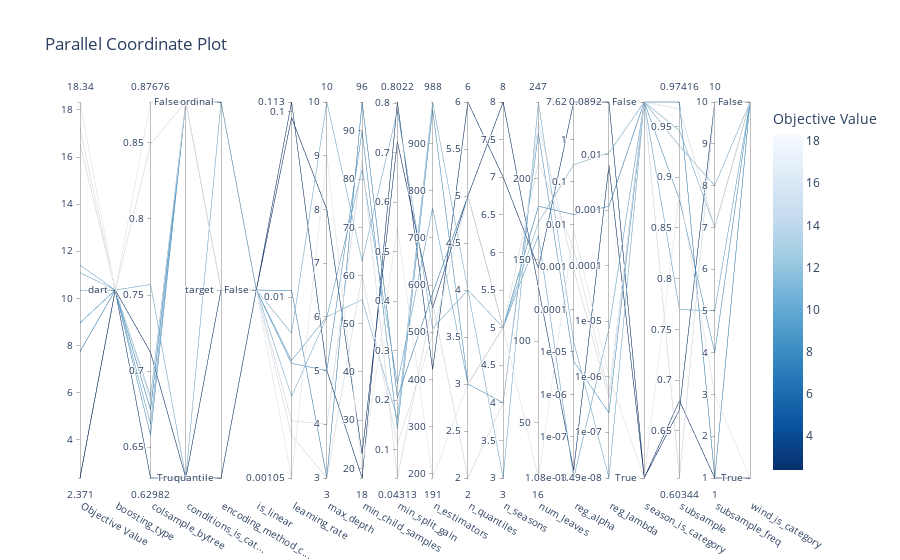

The notebook cell saved with this chart:
### Code cell
vis.plot_parallel_coordinate(temp_study)

### Figure 1 — Plotly figure (JSON) as saved in the notebook; plotly's stock layout.template omitted (floating-point values rounded to 4 significant figures)
{"data": [{"dimensions": [{"label": "Objective Value", "range": [2.371, 18.34], "values": [2.371, 18.34, 2.386, 11.41, 10.32, 17.22, 7.742, 16.56, 8.958, 11.09]}, {"label": "boosting_type", "range": [0, 0], "ticktext": ["dart"], "tickvals": [0], "values": [0, 0, 0, 0, 0, 0, 0, 0, 0, 0]}, {"label": "colsample_bytree", "range": [0.6298, 0.8768], "values": [0.6298, 0.8768, 0.7123, 0.6834, 0.6653, 0.8491, 0.6746, 0.681, 0.658, 0.7569]}, {"label": "conditions_is_cat...", "range": [0, 1], "ticktext": ["True", "False"], "tickvals": [0, 1], "values": [0, 1, 0, 1, 1, 1, 1, 1, 1, 0]}, {"label": "encoding_method_c...", "range": [0, 2], "ticktext": ["quantile", "target", "ordinal"], "tickvals": [0, 1, 2], "values": [0, 1, 1, 2, 2, 1, 1, 1, 1, 2]}, {"label": "is_linear", "range": [0, 0], "ticktext": ["False"], "tickvals": [0], "values": [0, 0, 0, 0, 0, 0, 0, 0, 0, 0]}, {"label": "learning_rate", "range": [-2.977, -0.9471], "ticktext": ["0.00105", "0.01", "0.1", "0.113"], "tickvals": [-2.977, -2, -1, -0.9471], "values": [-0.9471, -2.977, -1.031, -2.536, -2.342, -2.747, -1.965, -2.669, -2.358, -2.195]}, {"label": "max_depth", "range": [3, 10], "values": [5, 9, 8, 6, 6, 3, 3, 4, 5, 10]}, {"label": "min_child_samples", "range": [18, 96], "values": [18, 20, 23, 55, 82, 60, 96, 84, 90, 63]}, {"label": "min_split_gain", "range": [0.04313, 0.8022], "values": [0.8022, 0.5487, 0.7225, 0.1624, 0.2334, 0.1113, 0.2054, 0.04313, 0.1422, 0.7851]}, {"label": "n_estimators", "range": [191, 988], "values": [421, 191, 552, 988, 763, 494, 583, 562, 972, 508]}, {"label": "n_quantiles", "range": [2, 6], "values": [6, 3, 5, 4, 3, 5, 5, 2, 3, 4]}, {"label": "n_seasons", "range": [3, 8], "values": [7, 5, 8, 5, 5, 5, 5, 4, 4, 3]}, {"label": "num_leaves", "range": [16, 247], "values": [145, 16, 133, 173, 165, 210, 183, 234, 228, 247]}, {"label": "reg_alpha", "range": [-7.965, 0.882], "ticktext": ["1.08e-08", "1e-07", "1e-06", "1e-05", "0.0001", "0.001", "0.01", "0.1", "1", "7.62"], "tickvals": [-7.965, -7, -6, -5, -4, -3, -2, -1, 0, 0.882], "values": [0.882, -2.132, -7.781, -0.5944, -7.965, -2.569, -1.766, -3.051, -5.219, -4.761]}, {"label": "reg_lambda", "range": [-7.826, -1.05], "ticktext": ["1.49e-08", "1e-07", "1e-06", "1e-05", "0.0001", "0.001", "0.01", "0.0892"], "tickvals": [-7.826, -7, -6, -5, -4, -3, -2, -1.05], "values": [-1.05, -5.982, -2.191, -1.967, -5.141, -6.286, -2.929, -6.378, -6.651, -7.826]}, {"label": "season_is_category", "range": [0, 1], "ticktext": ["True", "False"], "tickvals": [0, 1], "values": [0, 0, 0, 1, 1, 1, 1, 1, 1, 1]}, {"label": "subsample", "range": [0.6034, 0.9742], "values": [0.6795, 0.8849, 0.6708, 0.9307, 0.7696, 0.9673, 0.9742, 0.6034, 0.878, 0.946]}, {"label": "subsample_freq", "range": [1, 10], "values": [1, 3, 10, 8, 5, 7, 1, 10, 4, 7]}, {"label": "wind_is_category", "range": [0, 1], "ticktext": ["True", "False"], "tickvals": [0, 1], "values": [0, 0, 1, 1, 1, 1, 1, 1, 1, 1]}], "labelangle": 30, "labelside": "bottom", "line": {"color": [2.371, 18.34, 2.386, 11.41, 10.32, 17.22, 7.742, 16.56, 8.958, 11.09], "colorbar": {"title": {"text": "Objective Value"}}, "colorscale": [[0, "rgb(247,251,255)"], [0.125, "rgb(222,235,247)"], [0.25, "rgb(198,219,239)"], [0.375, "rgb(158,202,225)"], [0.5, "rgb(107,174,214)"], [0.625, "rgb(66,146,198)"], [0.75, "rgb(33,113,181)"], [0.875, "rgb(8,81,156)"], [1, "rgb(8,48,107)"]], "reversescale": true, "showscale": true}, "type": "parcoords"}], "layout": {"title": {"text": "Parallel Coordinate Plot"}}}
